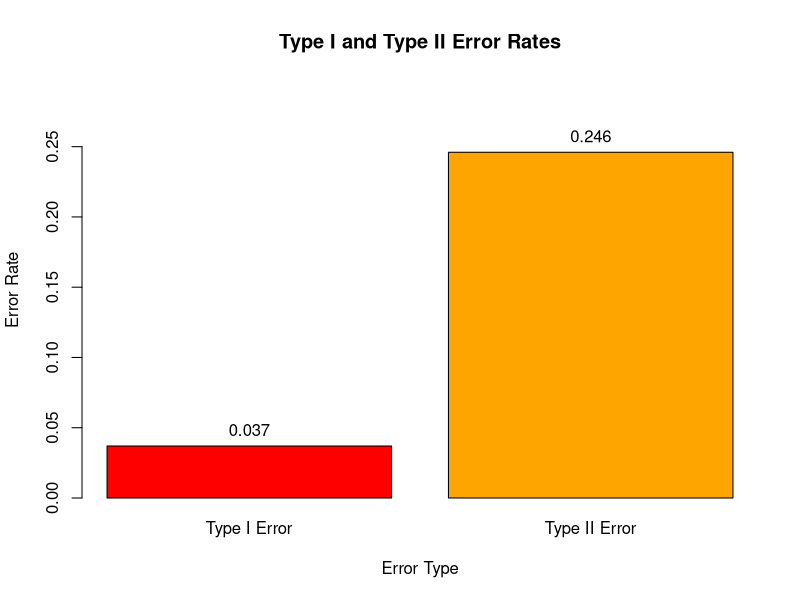

This chart was generated by the following R code:
# E3-3: Simulate Type I and Type II Errors

set.seed(123)

n <- 30
N_sim <- 1000
alpha <- 0.05

type1_count <- 0
type2_count <- 0

for (i in 1:N_sim) {

  # Case 1: H0 is actually true
  sample_h0 <- rnorm(n, mean = 5, sd = 2)

  p_h0 <- t.test(sample_h0, mu = 5)$p.value

  if (p_h0 < alpha) {
    type1_count <- type1_count + 1
  }


  # Case 2: H1 is actually true
  sample_h1 <- rnorm(n, mean = 6, sd = 2)

  p_h1 <- t.test(sample_h1, mu = 5)$p.value

  if (p_h1 >= alpha) {
    type2_count <- type2_count + 1
  }
}


# Calculate error rates
type1_rate <- type1_count / N_sim
type2_rate <- type2_count / N_sim

cat("Type I Error Rate:", type1_rate, "\n")
cat("Type II Error Rate:", type2_rate, "\n")


# Create PDF
pdf("E3_3_Type1_Type2_Error.pdf", width = 8, height = 6)

# Bar graph
barplot(c(type1_rate, type2_rate),
        names.arg = c("Type I Error", "Type II Error"),
        col = c("red", "orange"),
        main = "Type I and Type II Error Rates",
        xlab = "Error Type",
        ylab = "Error Rate",
        ylim = c(0, max(type1_rate, type2_rate) + 0.05))

# Add values above bars
text(x = c(0.7, 1.9),
     y = c(type1_rate, type2_rate),
     labels = round(c(type1_rate, type2_rate), 3),
     pos = 3)

# Close PDF
dev.off()





 # E3-3: Simulate Type I and Type II Errors

# set.seed(123)

# n <- 30
# N_sim <- 1000
# alpha <- 0.05

# type1_count <- 0
# type2_count <- 0

# for (i in 1:N_sim) {

#   # Case 1: H0 is actually true
#   sample_h0 <- rnorm(n, mean = 5, sd = 2)

#   p_h0 <- t.test(sample_h0, mu = 5)$p.value

#   if (p_h0 < alpha) {
#     type1_count <- type1_count + 1
#   }


#   # Case 2: H1 is actually true
#   sample_h1 <- rnorm(n, mean = 6, sd = 2)

#   p_h1 <- t.test(sample_h1, mu = 5)$p.value

#   if (p_h1 >= alpha) {
#     type2_count <- type2_count + 1
#   }
# }


# # Calculate error rates
# type1_rate <- type1_count / N_sim
# type2_rate <- type2_count / N_sim

# cat("Type I Error Rate:", type1_rate, "\n")
# cat("Type II Error Rate:", type2_rate, "\n")


# # Bar graph
# barplot(c(type1_rate, type2_rate),
#         names.arg = c("Type I Error", "Type II Error"),
#         col = c("red", "orange"),
#         main = "Type I and Type II Error Rates",
#         xlab = "Error Type",
#         ylab = "Error Rate",
#         ylim = c(0, max(type1_rate, type2_rate) + 0.05))
